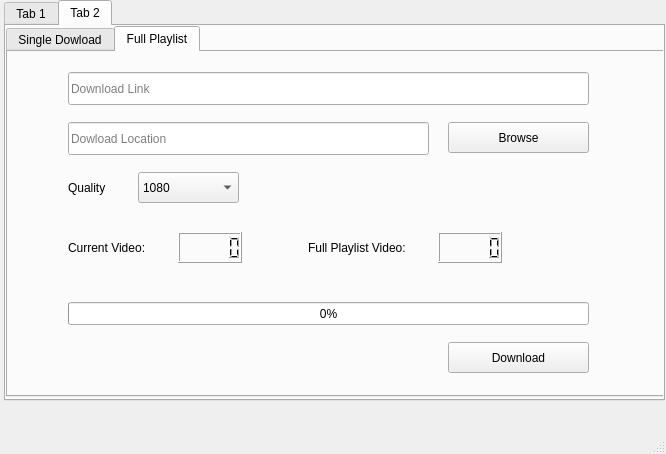
<?xml version="1.0" encoding="UTF-8"?>
<ui version="4.0">
 <class>MainWindow</class>
 <widget class="QMainWindow" name="MainWindow">
  <property name="geometry">
   <rect>
    <x>0</x>
    <y>0</y>
    <width>666</width>
    <height>454</height>
   </rect>
  </property>
  <property name="windowTitle">
   <string>MainWindow</string>
  </property>
  <widget class="QWidget" name="centralwidget">
   <widget class="QTabWidget" name="tabWidget">
    <property name="geometry">
     <rect>
      <x>4</x>
      <y>0</y>
      <width>661</width>
      <height>401</height>
     </rect>
    </property>
    <property name="currentIndex">
     <number>1</number>
    </property>
    <widget class="QWidget" name="tab">
     <attribute name="title">
      <string>Tab 1</string>
     </attribute>
     <widget class="QPushButton" name="pushButton">
      <property name="geometry">
       <rect>
        <x>260</x>
        <y>300</y>
        <width>141</width>
        <height>31</height>
       </rect>
      </property>
      <property name="text">
       <string>Download</string>
      </property>
     </widget>
     <widget class="QLineEdit" name="lineEdit">
      <property name="geometry">
       <rect>
        <x>60</x>
        <y>50</y>
        <width>521</width>
        <height>33</height>
       </rect>
      </property>
      <property name="placeholderText">
       <string>Download Link</string>
      </property>
     </widget>
     <widget class="QLineEdit" name="lineEdit_2">
      <property name="geometry">
       <rect>
        <x>60</x>
        <y>100</y>
        <width>361</width>
        <height>33</height>
       </rect>
      </property>
      <property name="placeholderText">
       <string>Dowload Location</string>
      </property>
     </widget>
     <widget class="QPushButton" name="pushButton_2">
      <property name="geometry">
       <rect>
        <x>440</x>
        <y>100</y>
        <width>141</width>
        <height>31</height>
       </rect>
      </property>
      <property name="text">
       <string>Browse</string>
      </property>
     </widget>
     <widget class="QProgressBar" name="progressBar">
      <property name="geometry">
       <rect>
        <x>60</x>
        <y>160</y>
        <width>521</width>
        <height>23</height>
       </rect>
      </property>
      <property name="value">
       <number>0</number>
      </property>
     </widget>
    </widget>
    <widget class="QWidget" name="tab_2">
     <attribute name="title">
      <string>Tab 2</string>
     </attribute>
     <widget class="QTabWidget" name="tabWidget_2">
      <property name="geometry">
       <rect>
        <x>0</x>
        <y>0</y>
        <width>661</width>
        <height>371</height>
       </rect>
      </property>
      <property name="layoutDirection">
       <enum>Qt::LeftToRight</enum>
      </property>
      <property name="currentIndex">
       <number>1</number>
      </property>
      <widget class="QWidget" name="tab_3">
       <attribute name="title">
        <string>Single Dowload</string>
       </attribute>
       <widget class="QPushButton" name="pushButton_3">
        <property name="geometry">
         <rect>
          <x>270</x>
          <y>270</y>
          <width>141</width>
          <height>31</height>
         </rect>
        </property>
        <property name="text">
         <string>Download</string>
        </property>
       </widget>
       <widget class="QProgressBar" name="progressBar_2">
        <property name="geometry">
         <rect>
          <x>70</x>
          <y>180</y>
          <width>521</width>
          <height>23</height>
         </rect>
        </property>
        <property name="value">
         <number>0</number>
        </property>
       </widget>
       <widget class="QLineEdit" name="lineEdit_3">
        <property name="geometry">
         <rect>
          <x>70</x>
          <y>70</y>
          <width>361</width>
          <height>33</height>
         </rect>
        </property>
        <property name="placeholderText">
         <string>Dowload Location</string>
        </property>
       </widget>
       <widget class="QPushButton" name="pushButton_4">
        <property name="geometry">
         <rect>
          <x>450</x>
          <y>70</y>
          <width>141</width>
          <height>31</height>
         </rect>
        </property>
        <property name="text">
         <string>Browse</string>
        </property>
       </widget>
       <widget class="QLineEdit" name="lineEdit_4">
        <property name="geometry">
         <rect>
          <x>70</x>
          <y>20</y>
          <width>361</width>
          <height>33</height>
         </rect>
        </property>
        <property name="placeholderText">
         <string>Download Link</string>
        </property>
       </widget>
       <widget class="QLabel" name="label">
        <property name="geometry">
         <rect>
          <x>240</x>
          <y>130</y>
          <width>71</width>
          <height>31</height>
         </rect>
        </property>
        <property name="text">
         <string>Quality</string>
        </property>
       </widget>
       <widget class="QComboBox" name="comboBox">
        <property name="geometry">
         <rect>
          <x>310</x>
          <y>130</y>
          <width>101</width>
          <height>31</height>
         </rect>
        </property>
       </widget>
       <widget class="QPushButton" name="pushButton_5">
        <property name="geometry">
         <rect>
          <x>450</x>
          <y>20</y>
          <width>141</width>
          <height>31</height>
         </rect>
        </property>
        <property name="text">
         <string>Fetch Data</string>
        </property>
       </widget>
       <widget class="QLabel" name="label_6">
        <property name="geometry">
         <rect>
          <x>70</x>
          <y>220</y>
          <width>131</width>
          <height>31</height>
         </rect>
        </property>
        <property name="text">
         <string/>
        </property>
       </widget>
      </widget>
      <widget class="QWidget" name="tab_4">
       <attribute name="title">
        <string>Full Playlist</string>
       </attribute>
       <widget class="QLineEdit" name="lineEdit_5">
        <property name="geometry">
         <rect>
          <x>60</x>
          <y>70</y>
          <width>361</width>
          <height>33</height>
         </rect>
        </property>
        <property name="placeholderText">
         <string>Dowload Location</string>
        </property>
       </widget>
       <widget class="QPushButton" name="pushButton_6">
        <property name="geometry">
         <rect>
          <x>440</x>
          <y>70</y>
          <width>141</width>
          <height>31</height>
         </rect>
        </property>
        <property name="text">
         <string>Browse</string>
        </property>
       </widget>
       <widget class="QLineEdit" name="lineEdit_6">
        <property name="geometry">
         <rect>
          <x>60</x>
          <y>20</y>
          <width>521</width>
          <height>33</height>
         </rect>
        </property>
        <property name="placeholderText">
         <string>Download Link</string>
        </property>
       </widget>
       <widget class="QComboBox" name="comboBox_2">
        <property name="geometry">
         <rect>
          <x>130</x>
          <y>120</y>
          <width>101</width>
          <height>31</height>
         </rect>
        </property>
        <item>
         <property name="text">
          <string>1080</string>
         </property>
        </item>
        <item>
         <property name="text">
          <string>720</string>
         </property>
        </item>
        <item>
         <property name="text">
          <string>480</string>
         </property>
        </item>
        <item>
         <property name="text">
          <string>360</string>
         </property>
        </item>
       </widget>
       <widget class="QLabel" name="label_2">
        <property name="geometry">
         <rect>
          <x>60</x>
          <y>120</y>
          <width>71</width>
          <height>31</height>
         </rect>
        </property>
        <property name="text">
         <string>Quality</string>
        </property>
       </widget>
       <widget class="QPushButton" name="pushButton_7">
        <property name="geometry">
         <rect>
          <x>440</x>
          <y>290</y>
          <width>141</width>
          <height>31</height>
         </rect>
        </property>
        <property name="text">
         <string>Download</string>
        </property>
       </widget>
       <widget class="QProgressBar" name="progressBar_3">
        <property name="geometry">
         <rect>
          <x>60</x>
          <y>250</y>
          <width>521</width>
          <height>23</height>
         </rect>
        </property>
        <property name="value">
         <number>0</number>
        </property>
       </widget>
       <widget class="QLabel" name="label_3">
        <property name="geometry">
         <rect>
          <x>60</x>
          <y>180</y>
          <width>101</width>
          <height>31</height>
         </rect>
        </property>
        <property name="text">
         <string>Current Video:</string>
        </property>
       </widget>
       <widget class="QLCDNumber" name="lcdNumber">
        <property name="geometry">
         <rect>
          <x>170</x>
          <y>180</y>
          <width>64</width>
          <height>31</height>
         </rect>
        </property>
       </widget>
       <widget class="QLabel" name="label_4">
        <property name="geometry">
         <rect>
          <x>300</x>
          <y>180</y>
          <width>121</width>
          <height>31</height>
         </rect>
        </property>
        <property name="text">
         <string>Full Playlist Video:</string>
        </property>
       </widget>
       <widget class="QLCDNumber" name="lcdNumber_2">
        <property name="geometry">
         <rect>
          <x>430</x>
          <y>180</y>
          <width>64</width>
          <height>31</height>
         </rect>
        </property>
       </widget>
       <widget class="QLabel" name="label_5">
        <property name="geometry">
         <rect>
          <x>60</x>
          <y>290</y>
          <width>131</width>
          <height>31</height>
         </rect>
        </property>
        <property name="text">
         <string/>
        </property>
       </widget>
      </widget>
     </widget>
    </widget>
   </widget>
  </widget>
  <widget class="QMenuBar" name="menubar">
   <property name="geometry">
    <rect>
     <x>0</x>
     <y>0</y>
     <width>666</width>
     <height>25</height>
    </rect>
   </property>
  </widget>
  <widget class="QStatusBar" name="statusbar"/>
 </widget>
 <resources/>
 <connections/>
</ui>
